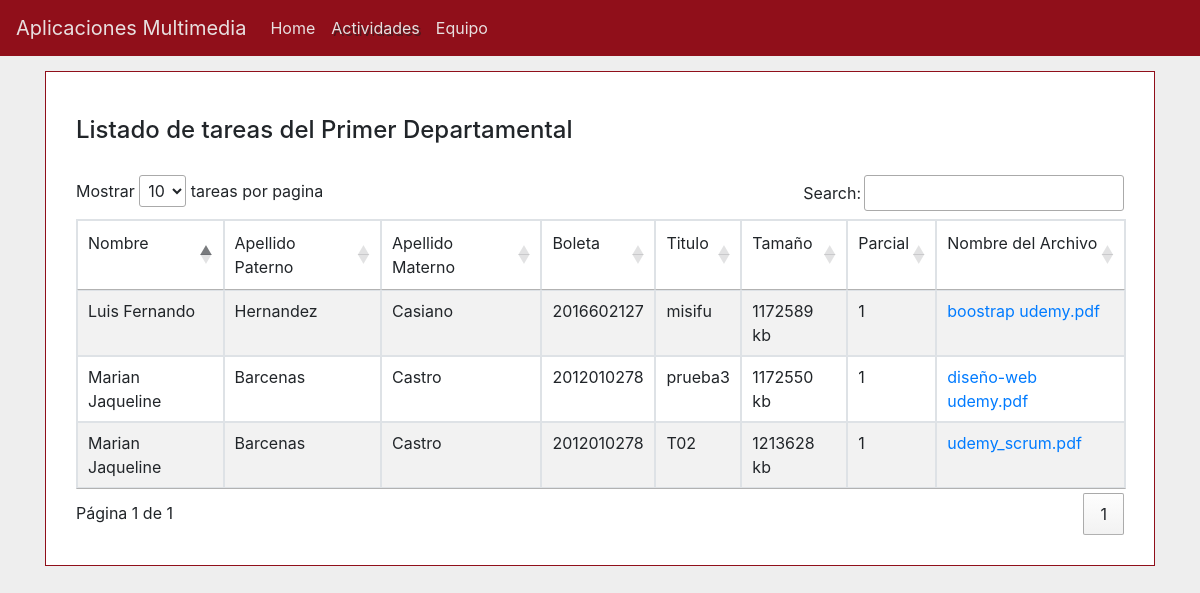
Screenshot of /depuno.php with the database file from the repository.
### tables this page shows
CREATE TABLE `tareas` (
  `id_tareas` int NOT NULL AUTO_INCREMENT,
  `titulo` varchar(120) DEFAULT NULL,
  `tamano` int DEFAULT NULL,
  `tipo` varchar(120) DEFAULT NULL,
  `nombre_archivo` varchar(200) DEFAULT NULL,
  `boleta` varchar(10) NOT NULL,
  `departamental` int NOT NULL,
  PRIMARY KEY (`id_tareas`)
);

CREATE TABLE `alumno` (
  `id_alumno` int NOT NULL AUTO_INCREMENT,
  `nombre` varchar(45) NOT NULL,
  `ap` varchar(45) NOT NULL,
  `am` varchar(45) NOT NULL,
  `boleta` varchar(10) NOT NULL,
  PRIMARY KEY (`id_alumno`)
);

### config.inc.php (called while the page is built, shortened)
<?php
class Conect_MySql {
     var $obj = array ( "dbname"	=>	"ap_multimedia",
                       "dbuser"		=>	"root"		,
                       "dbpwd"		=>	"admin"		,
                       "dbhost"		=>	"localhost"	);
     var $db_connect_id = "";
    private function connect(){
		$this->db_connect_id = mysqli_connect($this->obj['dbhost'],$this->obj['dbuser'],$this->obj['dbpwd'],$this->obj['dbname']);
  }
function execute($query) {
        $this->q_id = mysqli_query($this->db_connect_id,$query);
	return $this->q_id;
    }
  public function fetch_row($q_id = "") {
        $result = mysqli_fetch_array($q_id);
        return $result;
    }
}
?>

### depuno.php (the view, shortened to what this page needs)
<!DOCTYPE html>
<html>
    <head>
        <link rel="stylesheet" href="https://stackpath.bootstrapcdn.com/bootstrap/4.5.2/css/bootstrap.min.css">
        <link rel="stylesheet" type="text/css" href="https://cdn.datatables.net/1.10.22/css/jquery.dataTables.css">
        <link rel="stylesheet" href="css/style.css">
    </head>
    <nav class="navbar navbar-expand-lg">
        <span class="navbar-brand">Aplicaciones Multimedia</span>
        <div class="collapse navbar-collapse" id="navbarSupportedContent" >
            <ul class="navbar-nav mr-auto">
            <li class="nav-item active">
                <a class="nav-link" href="index.php">Home <span class="sr-only">(current)</span></a>
            </li>
            <li class="nav-item">
                <a class="nav-link" href="parciales.php" style="text-shadow: 2px 2px #4e181d;">Actividades</a>
            </li>
            <li class="nav-item">
                <a class="nav-link" href="equipo.php">Equipo</a>
            </li>
            </ul>
        </div>
    </nav>
    <body style="background: #eee;">
        <div class="container">
        <div style="width: 100%;margin: auto; margin-top: 15px; border: 1px solid #900F1A;padding: 30px; background: #fff;">
            <div style="margin-top: 14px; margin-bottom: 30px;">
                <h4>Listado de tareas del Primer Departamental</h4>
            </div>
            <table id="tab_tareas" class="table table-striped table-bordered">
            <thead>
                <tr>
                    <td>Nombre</td>
                    <td>Apellido Paterno</td>
                    <td>Apellido Materno</td>
                    <td>Boleta</td>
                    <td>Titulo</td>
                    <td>Tamaño</td>
                    <td>Parcial</td>
                    <td>Nombre del Archivo</td>
                </tr>
            </thead>
            <?php
            include 'config.inc.php';
            $db=new Conect_MySql();
                $sql = "SELECT id_tareas, nombre, ap, am, tareas.boleta, titulo, tamano, departamental, nombre_archivo FROM tareas INNER JOIN alumno ON tareas.boleta  = alumno.boleta WHERE departamental = 1 ";
                $query = $db->execute($sql);
                while($datos=$db->fetch_row($query)){?>
                <tr>
                    <td><?php echo $datos['nombre']; ?></td>
                    <td><?php echo $datos['ap']; ?></td>
                    <td><?php echo $datos['am']; ?></td>
                    <td><?php echo $datos['boleta']; ?></td>
                    <td><?php echo $datos['titulo']; ?></td>
                    <td><?php echo $datos['tamano']; ?> kb</td>
                    <td><?php echo $datos['departamental']; ?></td>
                    <td><a href="tarea.php?id=<?php echo $datos['id_tareas']?>" ><?php echo $datos['nombre_archivo']; ?> </a></td>
                </tr>
            <?php  } ?>
            </table>
            </div>
            </div>
    </body>
</html>

### css/style.css (style rules this page uses)
nav { background: #900F1A; color: #eeee !important; }
nav a { text-decoration: none; color: #eeee !important; }

### rows the page displays
tareas: alumno.nombre "Luis Fernando", alumno.ap "Hernandez", alumno.am "Casiano", boleta "2016602127", titulo "misifu", tamano "1172589", departamental "1", nombre_archivo "boostrap udemy.pdf"
tareas: alumno.nombre "Marian Jaqueline", alumno.ap "Barcenas", alumno.am "Castro", boleta "2012010278", titulo "prueba3", tamano "1172550", departamental "1", nombre_archivo "diseño-web udemy.pdf"
tareas: alumno.nombre "Marian Jaqueline", alumno.ap "Barcenas", alumno.am "Castro", boleta "2012010278", titulo "T02", tamano "1213628", departamental "1", nombre_archivo "udemy_scrum.pdf"
